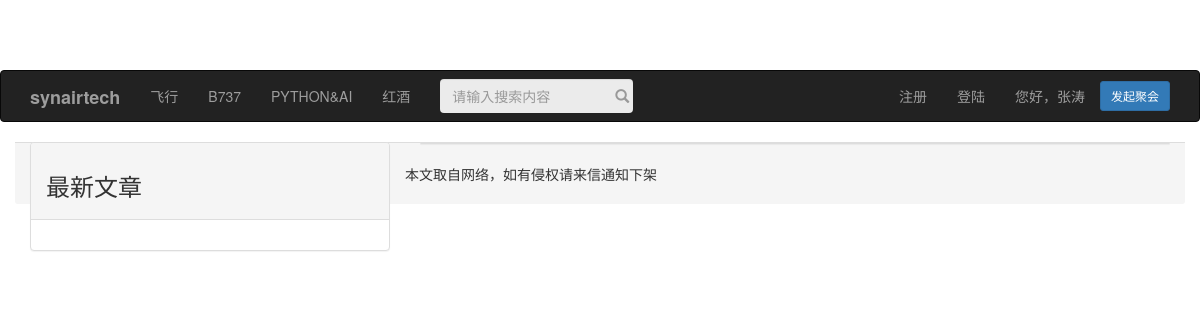
Before: /redwine/ with the older database file.
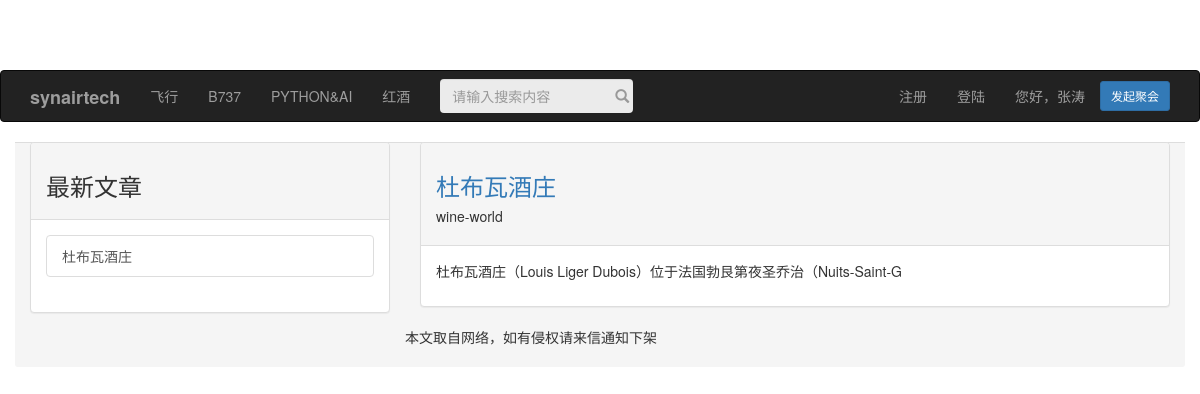
After: the same page with the newer database file.
### myapp/models.py (models this page shows, shortened)
class Post(models.Model):
    title=models.CharField(max_length=200)
    title_web=models.URLField(max_length=200)
    title_body=models.TextField()
    title_auther=models.CharField(max_length=20)
    title_num=models.CharField(max_length=1000)
    title_date=models.DateTimeField(default=timezone.now)
    title_item=models.CharField(max_length=50)
    class Meta:
        ordering=('-title_date',)

### myapp/views.py (the view)
# urls.py: url(r'^redwine/$',RedWine),
def RedWine(request):
    posts = Post.objects.filter(title_item='redwine')
    return render(request,'redwine.html',{"posts":posts})

### templates/redwine.html (shortened to what this page needs)
{% extends 'base.html' %}
{% block sidemessage %}
    <div class="panel-body">
        {% for post in posts %}
            <div class="list-group">
                <a href="{{ post.title_web }}" class="list-group-item">{{ post.title }}</a>
            </div>
        {% endfor %}
    </div>
{% endblock %}
{% block headmessage %}
    {% for post in posts %}
        <div class="panel-heading">
            <a href="{{ post.title_web }}"><h3>{{ post.title }}</h3></a><h5>{{ post.title_auther }}</h5>
        </div>
        <div class="panel-body">
            <p>{{ post.title_body | truncatechars:50}}</p>
        </div>
    {% endfor %}
{% endblock %}

Changed rows visible on the page:
now on this page (row edited): Post: title "杜布瓦酒庄", title_auther "wine-world", title_body "杜布瓦酒庄（Louis Liger Dubois）位于法国勃艮第夜圣乔治（Nuits-Saint-G"
